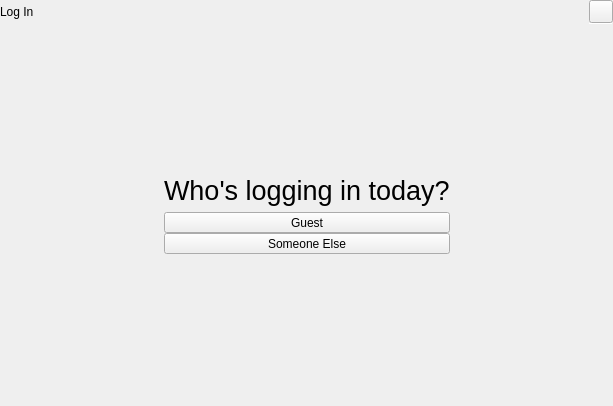
<?xml version="1.0" encoding="UTF-8"?>
<ui version="4.0">
 <class>UserListPane</class>
 <widget class="QWidget" name="UserListPane">
  <property name="geometry">
   <rect>
    <x>0</x>
    <y>0</y>
    <width>613</width>
    <height>406</height>
   </rect>
  </property>
  <property name="windowTitle">
   <string notr="true">Form</string>
  </property>
  <layout class="QGridLayout" name="gridLayout">
   <property name="leftMargin">
    <number>0</number>
   </property>
   <property name="topMargin">
    <number>0</number>
   </property>
   <property name="rightMargin">
    <number>0</number>
   </property>
   <property name="bottomMargin">
    <number>0</number>
   </property>
   <property name="spacing">
    <number>0</number>
   </property>
   <item row="2" column="0">
    <spacer name="horizontalSpacer">
     <property name="orientation">
      <enum>Qt::Horizontal</enum>
     </property>
     <property name="sizeHint" stdset="0">
      <size>
       <width>171</width>
       <height>20</height>
      </size>
     </property>
    </spacer>
   </item>
   <item row="2" column="2">
    <spacer name="horizontalSpacer_2">
     <property name="orientation">
      <enum>Qt::Horizontal</enum>
     </property>
     <property name="sizeHint" stdset="0">
      <size>
       <width>170</width>
       <height>20</height>
      </size>
     </property>
    </spacer>
   </item>
   <item row="1" column="1">
    <spacer name="verticalSpacer">
     <property name="orientation">
      <enum>Qt::Vertical</enum>
     </property>
     <property name="sizeHint" stdset="0">
      <size>
       <width>20</width>
       <height>145</height>
      </size>
     </property>
    </spacer>
   </item>
   <item row="3" column="1">
    <spacer name="verticalSpacer_2">
     <property name="orientation">
      <enum>Qt::Vertical</enum>
     </property>
     <property name="sizeHint" stdset="0">
      <size>
       <width>20</width>
       <height>145</height>
      </size>
     </property>
    </spacer>
   </item>
   <item row="2" column="1">
    <widget class="QWidget" name="widget" native="true">
     <layout class="QVBoxLayout" name="verticalLayout">
      <item>
       <widget class="QLabel" name="label">
        <property name="font">
         <font>
          <pointsize>20</pointsize>
         </font>
        </property>
        <property name="text">
         <string>Who's logging in today?</string>
        </property>
       </widget>
      </item>
      <item>
       <layout class="QVBoxLayout" name="usersLayout">
        <property name="spacing">
         <number>0</number>
        </property>
       </layout>
      </item>
      <item>
       <layout class="QVBoxLayout" name="verticalLayout_3">
        <property name="spacing">
         <number>0</number>
        </property>
        <item>
         <widget class="QToolButton" name="guestButton">
          <property name="sizePolicy">
           <sizepolicy hsizetype="Preferred" vsizetype="Preferred">
            <horstretch>0</horstretch>
            <verstretch>0</verstretch>
           </sizepolicy>
          </property>
          <property name="text">
           <string>Guest</string>
          </property>
          <property name="icon">
           <iconset theme="go-next"/>
          </property>
          <property name="toolButtonStyle">
           <enum>Qt::ToolButtonTextBesideIcon</enum>
          </property>
         </widget>
        </item>
        <item>
         <widget class="QToolButton" name="someoneElseButton">
          <property name="sizePolicy">
           <sizepolicy hsizetype="Preferred" vsizetype="Preferred">
            <horstretch>0</horstretch>
            <verstretch>0</verstretch>
           </sizepolicy>
          </property>
          <property name="text">
           <string>Someone Else</string>
          </property>
          <property name="icon">
           <iconset theme="go-next">
            <normaloff>.</normaloff>.</iconset>
          </property>
          <property name="toolButtonStyle">
           <enum>Qt::ToolButtonTextBesideIcon</enum>
          </property>
         </widget>
        </item>
       </layout>
      </item>
     </layout>
    </widget>
   </item>
   <item row="0" column="0" colspan="3">
    <layout class="QHBoxLayout" name="horizontalLayout_2">
     <property name="spacing">
      <number>0</number>
     </property>
     <item>
      <widget class="tTitleLabel" name="titleLabel">
       <property name="sizePolicy">
        <sizepolicy hsizetype="Expanding" vsizetype="Preferred">
         <horstretch>0</horstretch>
         <verstretch>0</verstretch>
        </sizepolicy>
       </property>
       <property name="text">
        <string>Log In</string>
       </property>
      </widget>
     </item>
     <item>
      <layout class="QVBoxLayout" name="verticalLayout_2">
       <property name="spacing">
        <number>0</number>
       </property>
       <item>
        <widget class="QToolButton" name="powerOptionsButton">
         <property name="sizePolicy">
          <sizepolicy hsizetype="Preferred" vsizetype="Preferred">
           <horstretch>0</horstretch>
           <verstretch>0</verstretch>
          </sizepolicy>
         </property>
         <property name="text">
          <string/>
         </property>
         <property name="icon">
          <iconset theme="system-shutdown"/>
         </property>
        </widget>
       </item>
       <item>
        <widget class="Line" name="line">
         <property name="maximumSize">
          <size>
           <width>16777215</width>
           <height>1</height>
          </size>
         </property>
         <property name="orientation">
          <enum>Qt::Horizontal</enum>
         </property>
        </widget>
       </item>
      </layout>
     </item>
    </layout>
   </item>
  </layout>
 </widget>
 <customwidgets>
  <customwidget>
   <class>tTitleLabel</class>
   <extends>QLabel</extends>
   <header location="global">ttitlelabel.h</header>
   <slots>
    <signal>backButtonClicked()</signal>
   </slots>
  </customwidget>
 </customwidgets>
 <resources/>
 <connections/>
</ui>
